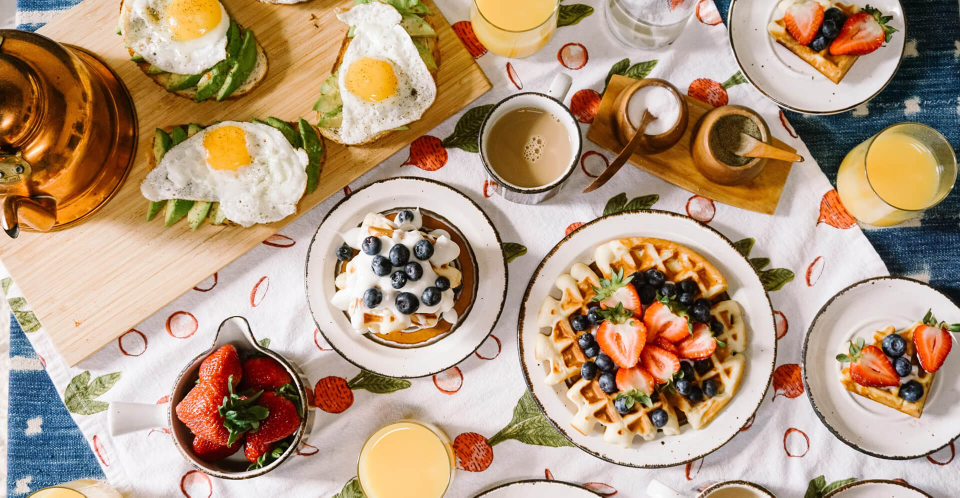
#> input picture img/stats-bg.jpg, 1920 x 995 px (shown at 1/2 size)
$ python transform.py
#> lines starting #> are read from the running program, lines starting #| are printed output that depends on the picture
# -------------- Translate
import cv2 as cv
import numpy as np
img=cv.imread('img/stats-bg.jpg')
#> img is the input picture: shape (995, 1920, 3); mean B, G, R 126.9, 152.1, 178.4
cv.imshow('Food', img)
def translate(img, x,y):
#> called with x = 100, y = 100
    transMat=np.float32([[1,0,x],[0,1,y]])
    dimensions=(img.shape[1],img.shape[0])
#> dimensions = (1920, 995)
    return cv.warpAffine(img,transMat,dimensions)
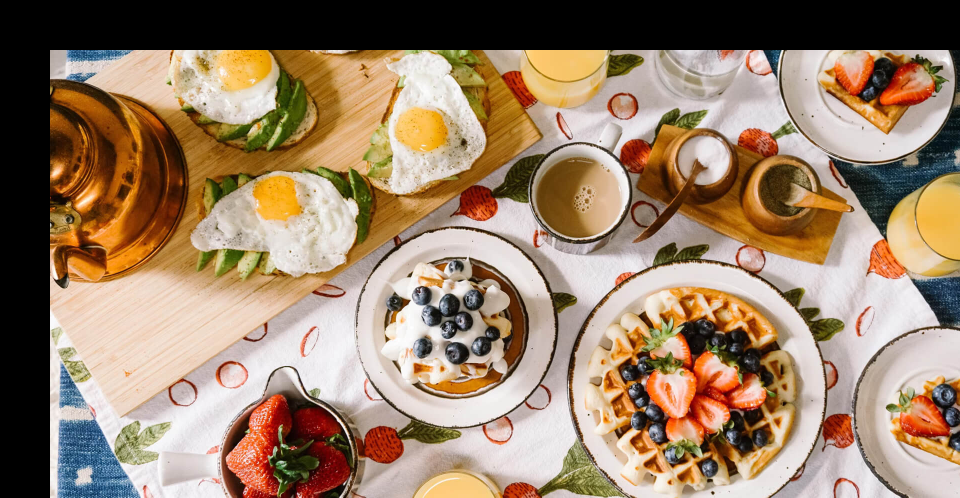
#> returned value: shape (995, 1920, 3) (shown at 1/2 size); mean of channels 0, 1, 2 105.1, 128.9, 153.5; drawn as B, G, R
translated=translate(img, 100,100)
cv.imshow('Translated', translated)

#--------------- Rotation
def rotate(img, angle,rotPoint=None):
#> called with angle = -90
    (height, width)=img.shape[:2]
#> height = 995; width = 1920
    if rotPoint is None:
        rotPoint=(width//2, height//2)
#> rotPoint = (960, 497)
    rotMat=cv.getRotationMatrix2D(rotPoint,angle,1.0)
    dimensions=(width,height)
#> dimensions = (1920, 995)
    return cv.warpAffine(img, rotMat,dimensions)
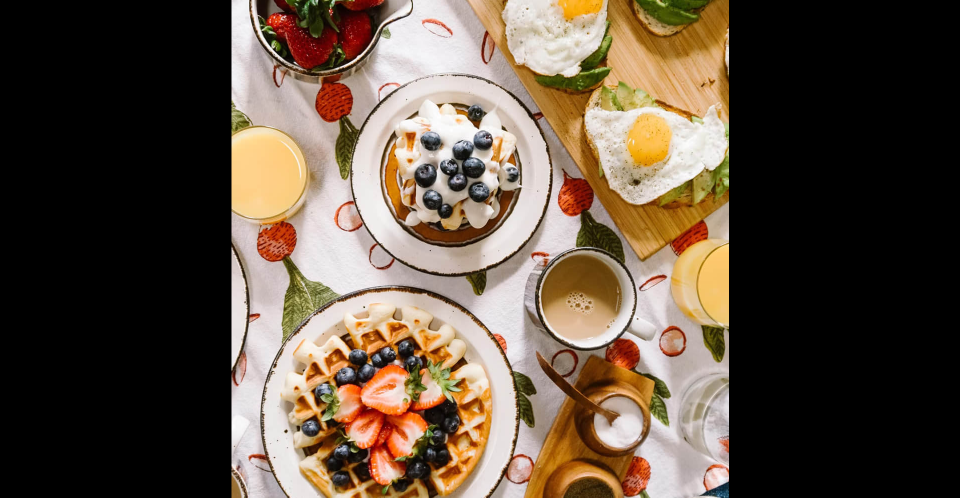
#> returned value: shape (995, 1920, 3) (shown at 1/2 size); mean of channels 0, 1, 2 64.8, 79.2, 94.1; drawn as B, G, R
rotated=rotate(img,-90)
cv.imshow('Rotated',rotated)

#-------------- Resizing
resized=cv.resize(img,(500,500), interpolation=cv.INTER_CUBIC)
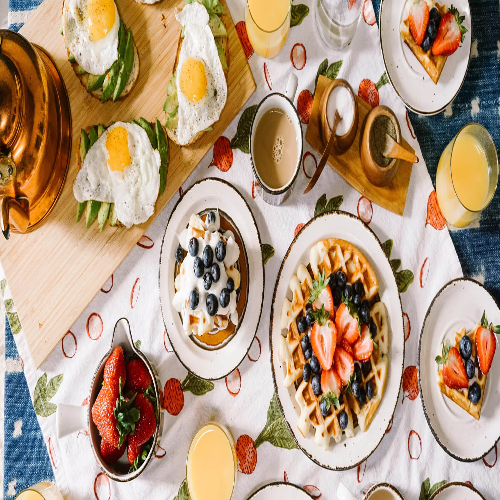
#> resized: shape (500, 500, 3); mean B, G, R 126.9, 152.1, 178.4
cv.imshow('Resized', resized)

#--------------- Flipping
flip=cv.flip(img,0) # 0, 1
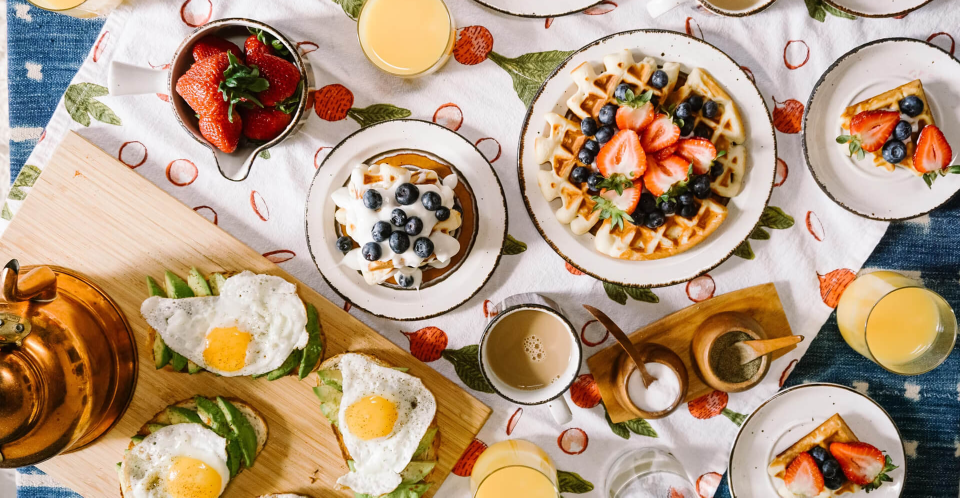
#> flip: shape (995, 1920, 3) (shown at 1/2 size); mean B, G, R 126.9, 152.1, 178.4
cv.imshow('Flip', flip)

#--------------- Cropping
cropped = img[200:400, 300:400]
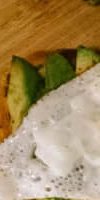
#> cropped: shape (200, 100, 3); mean B, G, R 95.8, 138.7, 164.7
cv.imshow('Cropped', cropped)
cv.waitKey(0)

$ run again, with img/about-2.jpg copied over img/stats-bg.jpg
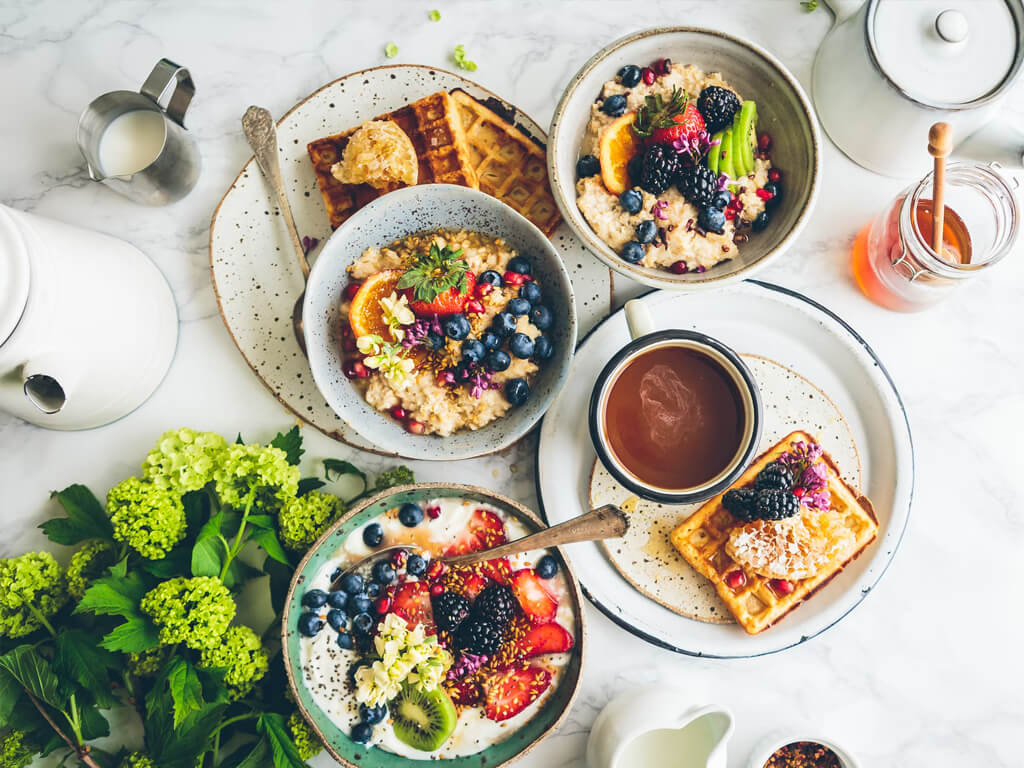
#> input picture img/about-2.jpg, 1024 x 768 px
#> img is the input picture: shape (768, 1024, 3); mean B, G, R 153, 172.4, 178.8
#> `flip=cv.flip(img,0)`:
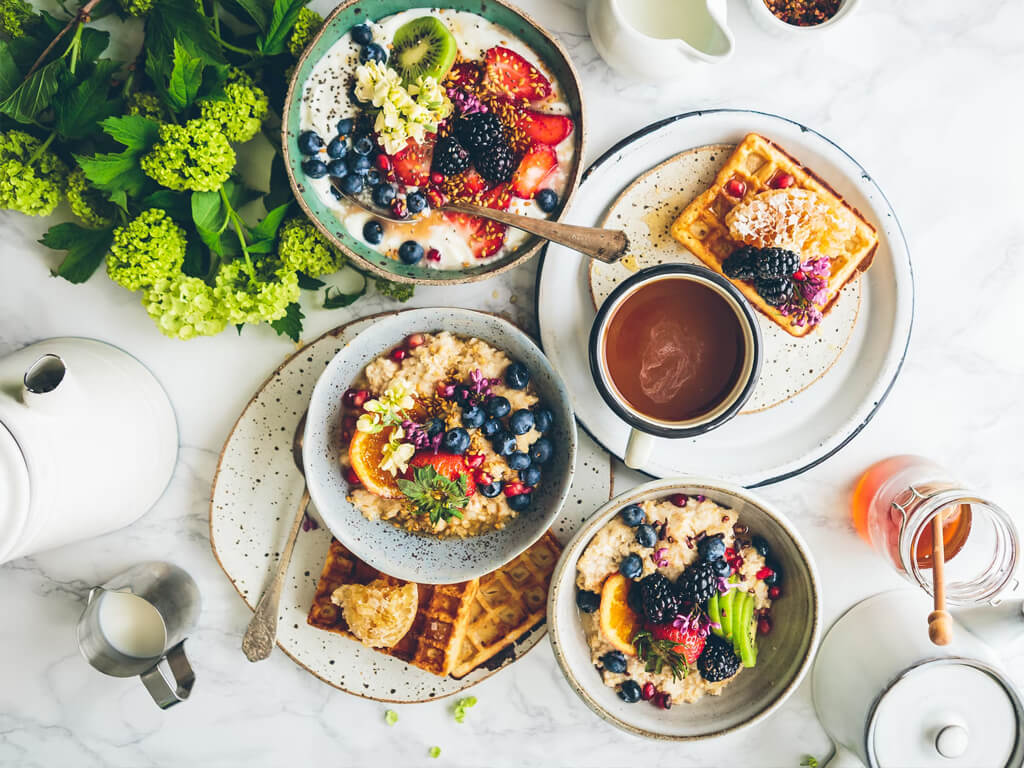
#> flip: shape (768, 1024, 3); mean B, G, R 153, 172.4, 178.8
#> `cropped = img[200:400, 300:400]`:
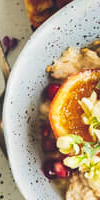
#> cropped: shape (200, 100, 3); mean B, G, R 131.9, 161.3, 181.4
